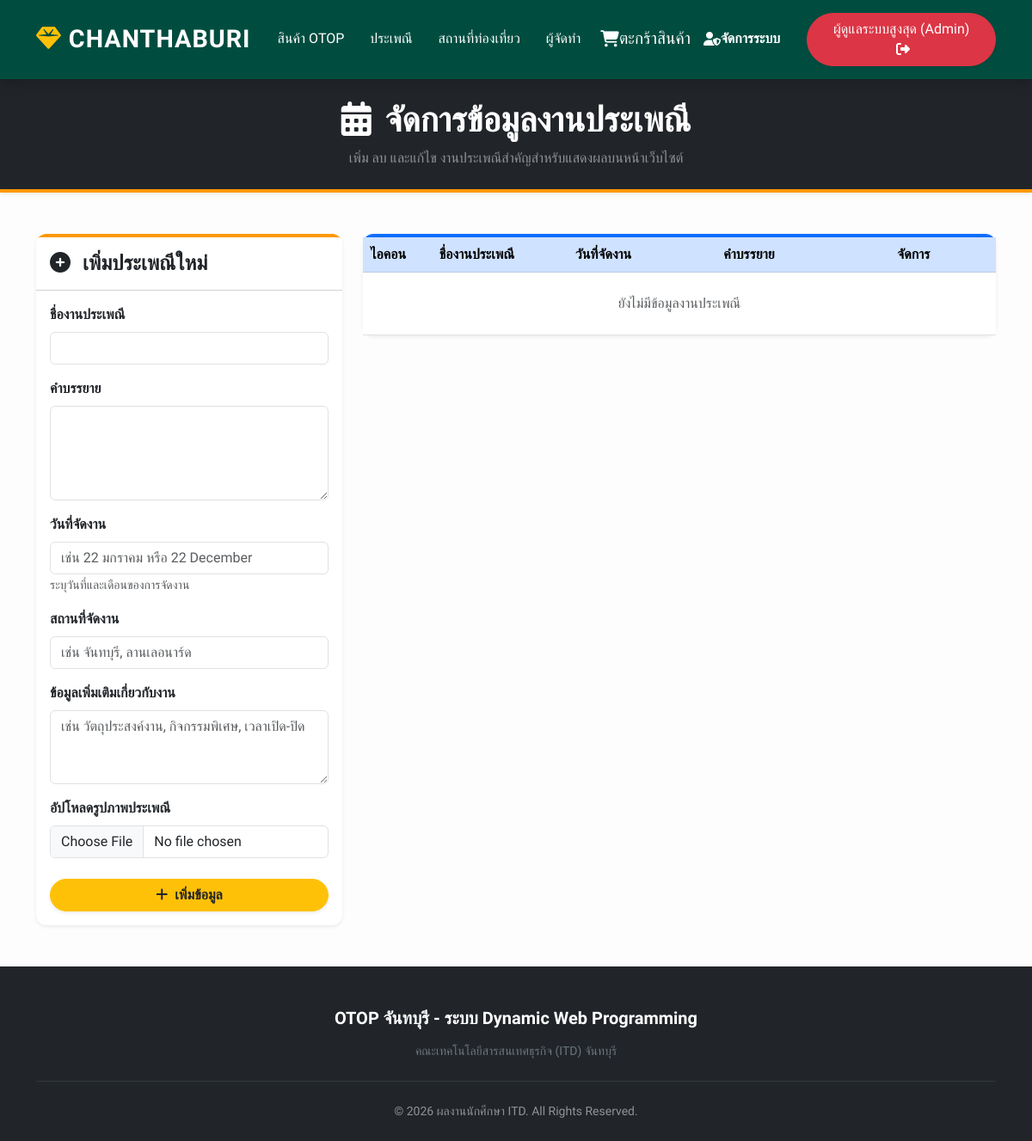
The app's page /admin_tradition.php (signed in), older data.
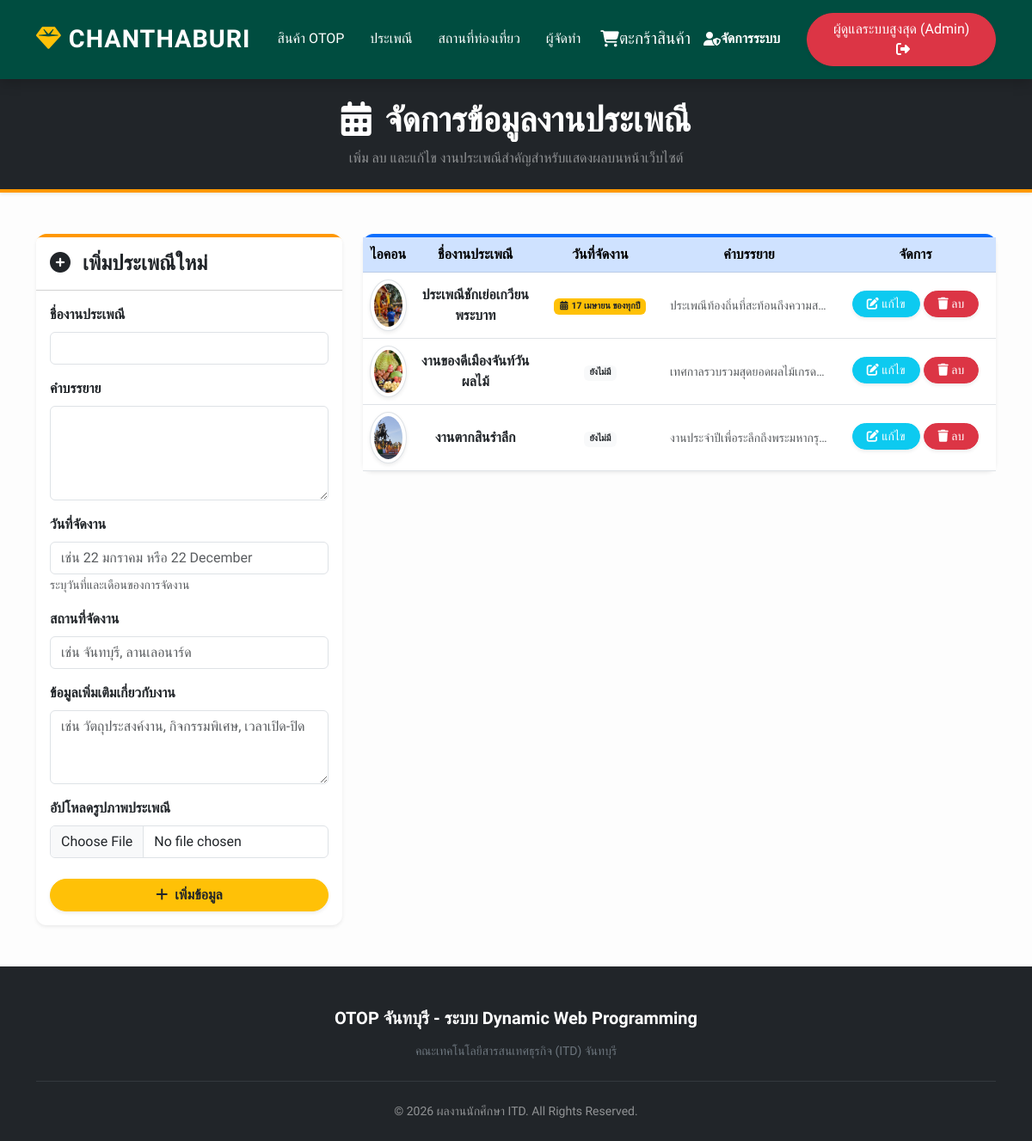
The same page, newer data.
### tables this page shows
CREATE TABLE IF NOT EXISTS `traditions` (
  `id` int NOT NULL AUTO_INCREMENT,
  `name` varchar(255) NOT NULL,
  `description` text NOT NULL,
  `event_date` varchar(50) DEFAULT NULL,
  `event_details` text,
  `event_location` varchar(255) DEFAULT NULL,
  `image_url` varchar(255) NOT NULL,
  `image_url_2` varchar(255) DEFAULT NULL,
  `image_url_3` varchar(255) DEFAULT NULL,
  `image_url_4` varchar(255) DEFAULT NULL,
  PRIMARY KEY (`id`)
);

### admin_tradition.php (the view, shortened to what the changed rows need)
<?php
include('includes/db_config.php');
include('includes/header.php');
?>
<div class="bg-dark text-white text-center py-4 mb-4 shadow-sm" style="border-bottom: 4px solid #ff9800;">
    <div class="container">
        <h1 class="fw-bold mb-0"><i class="fas fa-calendar-alt me-3"></i>จัดการข้อมูลงานประเพณี</h1>
    </div>
</div>
<div class="container my-5">
    <div class="row g-4">
        <div class="col-lg-8">
            <div class="card shadow-sm border-0" style="border-top: 4px solid #0d6efd !important; border-radius: 12px;">
                <div class="card-body p-0">
                    <div class="table-responsive">
                        <table class="table table-hover align-middle text-center mb-0">
                            <thead class="table-primary">
                                <tr>
                                    <th width="8%">ไอคอน</th>
                                    <th width="20%">ชื่องานประเพณี</th>
                                    <th width="20%">วันที่จัดงาน</th>
                                    <th width="26%">คำบรรยาย</th>
                                    <th width="26%">จัดการ</th>
                                </tr>
                            </thead>
                            <tbody>
                                <?php
                                $sql = "SELECT * FROM traditions ORDER BY id DESC";
                                $result = mysqli_query($conn, $sql);
                                if(mysqli_num_rows($result) > 0) {
                                    while($row = mysqli_fetch_assoc($result)) {
                                        echo "<tr>";
                                        $img_src = !empty($row['image_url']) ? htmlspecialchars($row['image_url']) : 'otop/placeholder_tradition.png';
                                        echo "<td><img src='" . $img_src . "' class='img-thumbnail rounded-circle shadow-sm' style='width: 60px; height: 60px; object-fit: cover;'></td>";
                                        echo "<td class='fw-bold'>".htmlspecialchars($row['name'])."</td>";
                                        echo "<td class='small'>";
                                        if (!empty($row['event_date'])) {
                                            echo "<span class='badge bg-warning text-dark'><i class='fas fa-calendar-alt me-1'></i>".htmlspecialchars($row['event_date'])."</span>";
                                        } else {
                                            echo "<span class='badge bg-light text-dark'>ยังไม่มี</span>";
                                        }
                                        echo "</td>";
                                        echo "<td class='text-start small text-muted text-truncate' style='max-width: 200px;'>".htmlspecialchars($row['description'])."</td>";
                                        echo "<td>
                                                <a href='admin_tradition.php?edit={$row['id']}' class='btn btn-sm btn-info text-white mb-1 px-3 rounded-pill shadow-sm'><i class='fas fa-edit'></i> แก้ไข</a>
                                                <a href='admin_tradition.php?delete={$row['id']}' class='btn btn-sm btn-danger mb-1 px-3 rounded-pill shadow-sm' onclick=\"event.preventDefault(); Swal.fire({title: 'ระวัง! คุณแน่ใจหรือไม่ที่จะลบประเพณีนี้?', icon: 'warning', showCancelButton: true, confirmButtonColor: '#d33', confirmButtonText: 'ตกลง', cancelButtonText: 'ยกเลิก'}).then((result) => { if (result.isConfirmed) { window.location.href = this.href; } })\"><i class='fas fa-trash'></i> ลบ</a>
                                              </td>";
                                        echo "</tr>";
                                    }
                                } else {
                                    echo "<tr><td colspan='5' class='py-4 text-muted'>ยังไม่มีข้อมูลงานประเพณี</td></tr>";
                                }
                                ?>
                            </tbody>
                        </table>
                    </div>
                </div>
            </div>
        </div>
    </div>
</div>
<?php include('includes/footer.php'); ?>

Row changes from the older to the newer data that the page shows:
added traditions: image_url (picture), name "ประเพณีชักเย่อเกวียนพระบาท", event_date "17 เมษายน ของทุกปี", description "ประเพณีท้องถิ่นที่สะท้อนถึงความส…"
added traditions: image_url (picture), name "งานของดีเมืองจันท์วันผลไม้", shows "ยังไม่มี", description "เทศกาลรวบรวมสุดยอดผลไม้เกรด…"
added traditions: image_url (picture), name "งานตากสินรำลึก", shows "ยังไม่มี", description "งานประจำปีเพื่อระลึกถึงพระมหากรุ…"
Text that changed along with them:
text no longer shown: "ยังไม่มีข้อมูลงานประเพณี"
